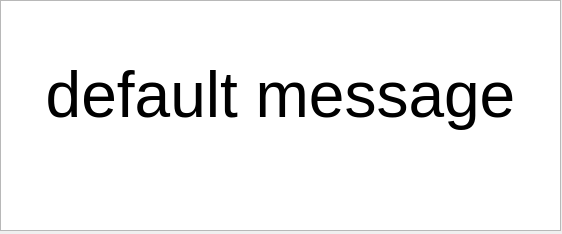
<?xml version="1.0" encoding="UTF-8"?>
<ui version="4.0">
 <class>Form</class>
 <widget class="QWidget" name="Form">
  <property name="geometry">
   <rect>
    <x>0</x>
    <y>0</y>
    <width>562</width>
    <height>234</height>
   </rect>
  </property>
  <property name="sizePolicy">
   <sizepolicy hsizetype="Ignored" vsizetype="Ignored">
    <horstretch>0</horstretch>
    <verstretch>0</verstretch>
   </sizepolicy>
  </property>
  <property name="windowTitle">
   <string>Noticifation</string>
  </property>
  <widget class="QWidget" name="gridLayoutWidget">
   <property name="geometry">
    <rect>
     <x>0</x>
     <y>0</y>
     <width>561</width>
     <height>231</height>
    </rect>
   </property>
   <layout class="QGridLayout" name="gridLayout">
    <item row="0" column="0">
     <widget class="QTextBrowser" name="warningText">
      <property name="html">
       <string>&lt;!DOCTYPE HTML PUBLIC &quot;-//W3C//DTD HTML 4.0//EN&quot; &quot;http://www.w3.org/TR/REC-html40/strict.dtd&quot;&gt;
&lt;html&gt;&lt;head&gt;&lt;meta name=&quot;qrichtext&quot; content=&quot;1&quot; /&gt;&lt;style type=&quot;text/css&quot;&gt;
p, li { white-space: pre-wrap; }
&lt;/style&gt;&lt;/head&gt;&lt;body style=&quot; font-family:'Ubuntu'; font-size:11pt; font-weight:400; font-style:normal;&quot;&gt;
&lt;p align=&quot;center&quot; style=&quot;-qt-paragraph-type:empty; margin-top:0px; margin-bottom:0px; margin-left:0px; margin-right:0px; -qt-block-indent:0; text-indent:0px;&quot;&gt;&lt;br /&gt;&lt;/p&gt;
&lt;p align=&quot;center&quot; style=&quot;-qt-paragraph-type:empty; margin-top:0px; margin-bottom:0px; margin-left:0px; margin-right:0px; -qt-block-indent:0; text-indent:0px;&quot;&gt;&lt;br /&gt;&lt;/p&gt;
&lt;p align=&quot;center&quot; style=&quot;-qt-paragraph-type:empty; margin-top:0px; margin-bottom:0px; margin-left:0px; margin-right:0px; -qt-block-indent:0; text-indent:0px;&quot;&gt;&lt;br /&gt;&lt;/p&gt;
&lt;p align=&quot;center&quot; style=&quot; margin-top:0px; margin-bottom:0px; margin-left:0px; margin-right:0px; -qt-block-indent:0; text-indent:0px;&quot;&gt;&lt;span style=&quot; font-size:48pt;&quot;&gt;default message&lt;/span&gt;&lt;/p&gt;&lt;/body&gt;&lt;/html&gt;</string>
      </property>
     </widget>
    </item>
   </layout>
  </widget>
 </widget>
 <resources/>
 <connections/>
</ui>
